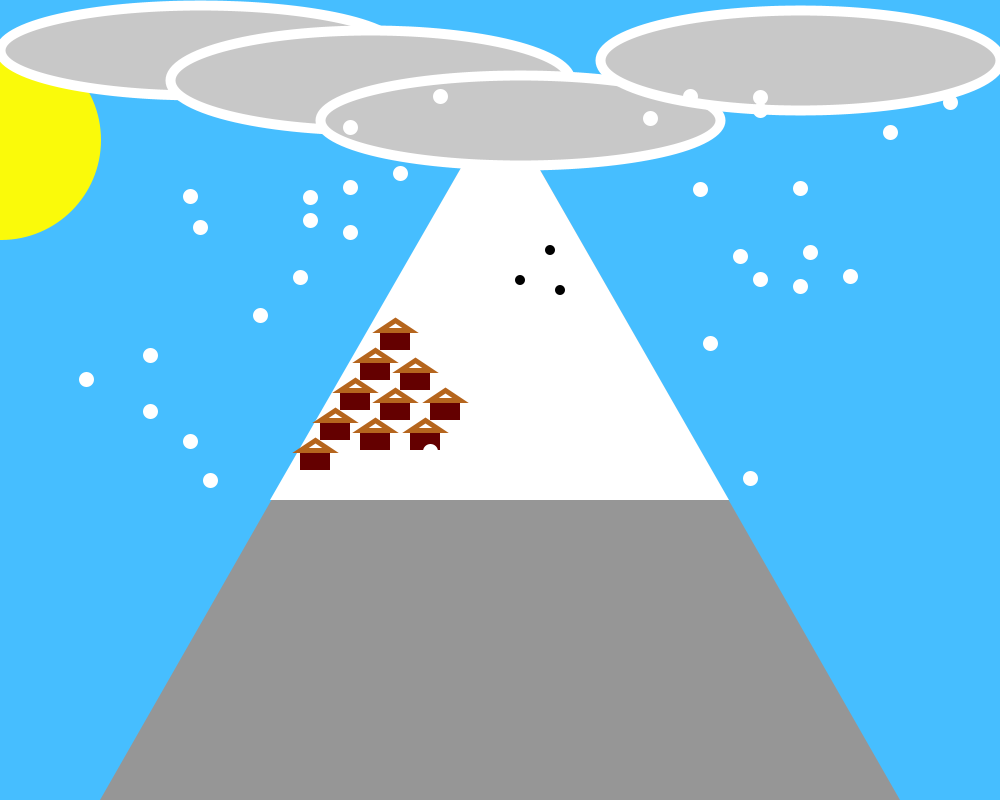
Frame 1 (no input)
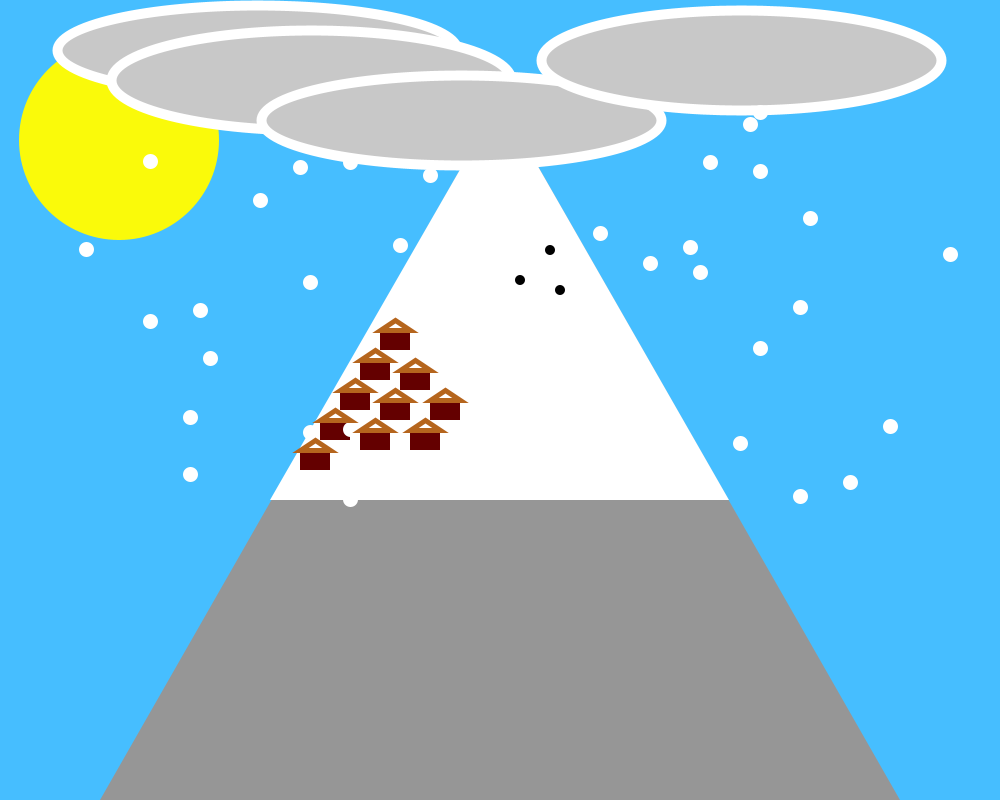
Frame 60 (the mouse pressed at the canvas centre just before this capture)
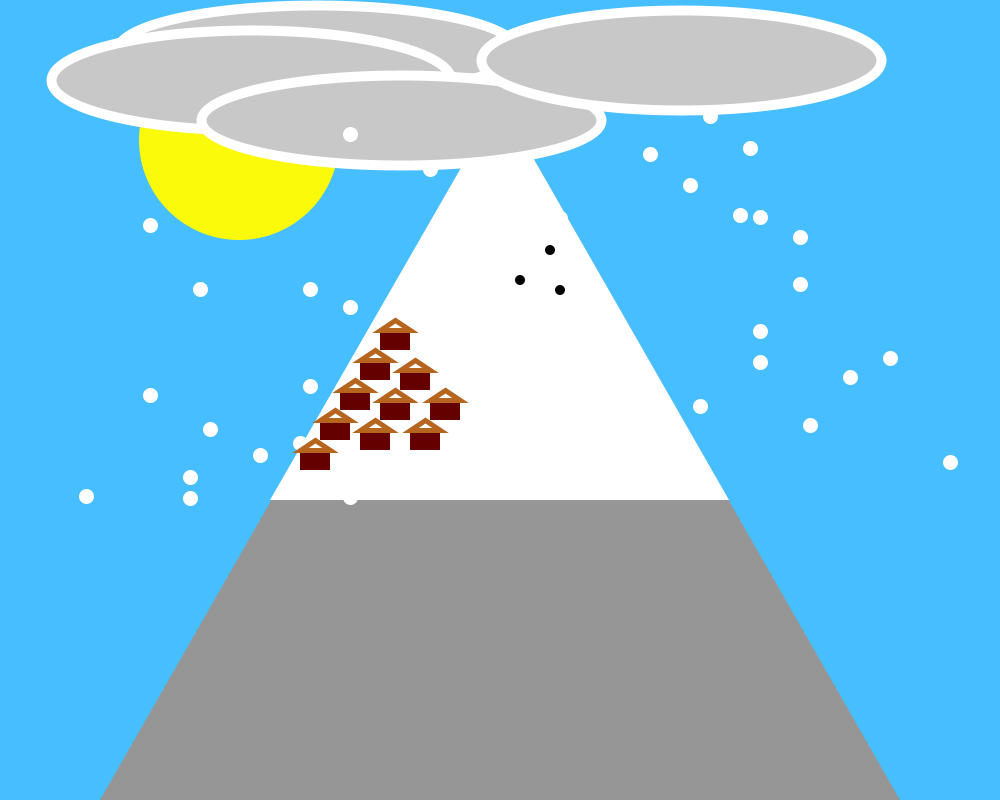
Frame 120 (the mouse held since frame 60 and released just before this capture)

The Processing sketch that drew these frames (run headless with seeded random() and noise(); from frame 60 on, the mouse is pressed at the canvas centre):

// Processing sketch: Semester_1_Project__Zach_Hornfeld_Version2
// ── Semester_1_Project__Zach_Hornfeld_Version2.pde
//Zach Hornfeld
// 6/28/22
//IntroCS Summer 2022
//Description: A singular mountain with the sun rising and setting 
//from one side to the other. When the sun sets, the background fades to
// black and the moon appears. All the while there is an intense, never-ending 
//snowstorm wreaking havoc on a small alpine village. Through this erratic weather, there are 
//still some crazy skiers and snowboarders out on the slopes, zigzaging at an
//unpredictable rate (between __ and __ on the X). 


int xPos=1;
int xDir=2;
int yPos=1;
int yDir=2;
int cPos=200;
int cDir=-1;
int fPos=370;
int fDir=-1;
int rPos=520;
int rDir=-1;
int kDir=-1;
int kPos=800;
int mPos=800;
int mDir=2;
float circleY=400;
float speedY=3;


void setup() {
  size(1000,800);
  background(70, 190, 260);
  
}

void draw() {

background(70, 190, 260);
  fill(250, 250, 10);
noStroke();
ellipse(xPos, 140, 200, 200); //Sun
xPos=xPos+xDir;
  if (xPos>width+1000)
  {
    xPos = -200;
  }               //Responsible for the sun's movement across the sky

 if (xPos>width+100)
 {
   background(0);
     fill(255);
   circle(220, 250, 200);
  fill(0);
   circle(170, 250, 200);
 }               //Says that if the sun is not shown in the frame, then the background turns dark
  if (xPos>800 && xPos<1100)
  {
    background(#fd5e53);
    ellipse(mPos, 140, 200, 200); 
mPos=mPos+mDir;
  }
 
fill(150, 150, 150);
noStroke();
triangle(100, 800, 500, 100, 900, 800); //The mountain itself

fill(255);
triangle(270, 500, 500, 100, 729, 500); //The mountain's snow cap


fill(200,200,200);
stroke(255,255,255);
strokeWeight(10);
ellipse(cPos, 50, 400, 90); //Top left cloud
 cPos=cPos+cDir;
  if (cPos>width-200 || cPos<200)
  {
    cDir=-cDir;
  }
ellipse(fPos, 80, 400, 100); //Bottom left cloud
 fPos=fPos+fDir;
  if (fPos>width-200 || fPos<200)
  {
    fDir=-fDir;
  }
ellipse(rPos, 120, 400, 90); //Bottom right cloud
 rPos=rPos+rDir;
  if (rPos>width-200 || rPos<200)
  {
    rDir=-rDir;
  }
ellipse(kPos, 60, 400, 100); //Top right cloud
 kPos=kPos+kDir;
  if (kPos>width-200 || kPos<200)
  {
    kDir=-kDir;
  }



fill(100,00,00);
noStroke();
rect(360, 430, 30, 20);
rect(320, 420, 30, 20);
rect(300, 450, 30, 20);
rect(340, 390, 30, 20);
rect(360, 360, 30, 20);
rect(380, 330, 30, 20);
rect(400, 370, 30, 20);
rect(380, 400, 30, 20);
rect(410, 430, 30, 20);
rect(430, 400, 30, 20); //Slopeside houses 




fill(0);
noStroke();
circle(550, 250, 10); //skier
circle(520, 280, 10); //skier
circle(560, 290, 10); //skier

fill(255);
stroke(255);
strokeWeight(5);
circle(150, random(90,500), 10);
circle(190, random(90,500), 10);
circle(210, random(90,500), 10);
circle(350, random(90,500), 10);
circle(190, random(90,500), 10);
circle(310, random(90,500), 10);
circle(300, random(90,500), 10);
circle(260, random(90,500), 10);
circle(200, random(90,500), 10);
circle(350, random(90,500), 10);
circle(400, random(90,500), 10);
circle(440, random(90,500), 10);
circle(350, random(90,500), 10);
circle(850, random(90,500), 10);
circle(710, random(90,500), 10);
circle(890, random(90,500), 10);
circle(750, random(90,500), 10);
circle(810, random(90,500), 10);
circle(690, random(90,500), 10);
circle(700, random(90,500), 10);
circle(740, random(90,500), 10);
circle(800, random(90,500), 10);
circle(650, random(90,500), 10);
circle(600, random(90,500), 10);
circle(760, random(90,500), 10);
circle(950, random(90,500), 10);
circle(800, random(90,500), 10);
circle(760, random(90,500), 10);
circle(560, random(90,500), 10);
circle(450, random(90,500), 10);
circle(310, random(90,500), 10);
circle(150, random(90,500), 10);
circle(500, random(90,500), 10);
circle(430, random(90,500), 10);
circle(570, random(90,500), 10);
circle(760, random(90,500), 10);
circle(86, random(90,500), 10); //Snowflakes (randomly generated)


fill(255);
stroke(181,101,29);
triangle(360,430,375,420,390,430);
triangle(320,420,335,410,350,420);
triangle(300,450,315,440,330,450);
triangle(340,390,355,380,370,390);
triangle(360,360,375,350,390,360);
triangle(380,330,395,320,410,330);
triangle(400,370,415,360,430,370);
triangle(380,400,395,390,410,400);
triangle(410,430,425,420,440,430);
triangle(430,400,445,390,460,400);//Triangle rooves
}
